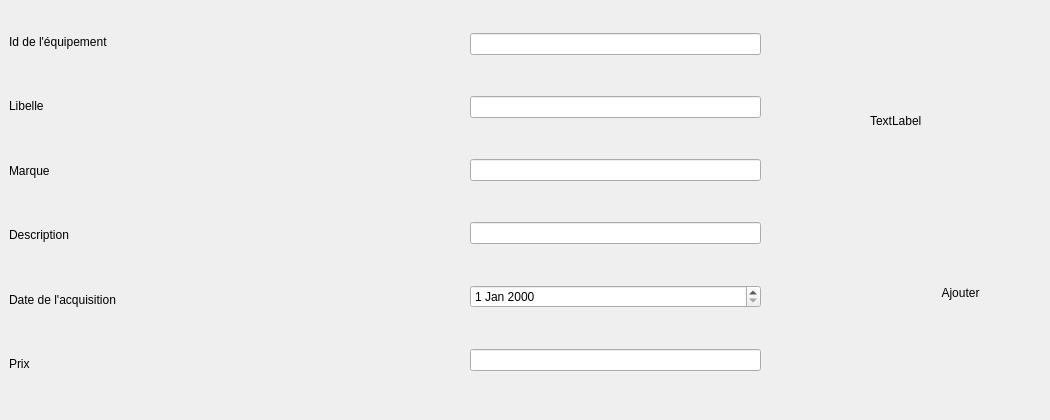
        <widget class="QWidget" name="tab_17">
         <attribute name="title">
          <string>Ajouter un équipement</string>
         </attribute>
         <widget class="QWidget" name="verticalLayoutWidget_13">
          <property name="geometry">
           <rect>
            <x>9</x>
            <y>12</y>
            <width>331</width>
            <height>381</height>
           </rect>
          </property>
          <layout class="QVBoxLayout" name="verticalLayout_13">
           <item>
            <widget class="QLabel" name="label_34">
             <property name="styleSheet">
              <string notr="true">font: 10pt &quot;MS Shell Dlg 2&quot;;
background-color: transparent;
background: none;
border: none;
background-repeat: none;</string>
             </property>
             <property name="text">
              <string>Id de l'équipement</string>
             </property>
            </widget>
           </item>
           <item>
            <widget class="QLabel" name="label_35">
             <property name="styleSheet">
              <string notr="true">font: 10pt &quot;MS Shell Dlg 2&quot;;
background-color: transparent;
background: none;
border: none;
background-repeat: none;
</string>
             </property>
             <property name="text">
              <string>Libelle</string>
             </property>
            </widget>
           </item>
           <item>
            <widget class="QLabel" name="label_36">
             <property name="styleSheet">
              <string notr="true">font: 10pt &quot;MS Shell Dlg 2&quot;;
background-color: transparent;
background: none;
border: none;
background-repeat: none;
</string>
             </property>
             <property name="text">
              <string>Marque</string>
             </property>
            </widget>
           </item>
           <item>
            <widget class="QLabel" name="label_37">
             <property name="styleSheet">
              <string notr="true">font: 10pt &quot;MS Shell Dlg 2&quot;;
background-color: transparent;
background: none;
border: none;
background-repeat: none;</string>
             </property>
             <property name="text">
              <string>Description</string>
             </property>
            </widget>
           </item>
           <item>
            <widget class="QLabel" name="label_38">
             <property name="styleSheet">
              <string notr="true">font: 10pt &quot;MS Shell Dlg 2&quot;;
background-color: transparent;
background: none;
border: none;
background-repeat: none;</string>
             </property>
             <property name="text">
              <string>Date de l'acquisition</string>
             </property>
            </widget>
           </item>
           <item>
            <widget class="QLabel" name="label_39">
             <property name="styleSheet">
              <string notr="true">font: 10pt &quot;MS Shell Dlg 2&quot;;
background-color: transparent;
background: none;
border: none;
background-repeat: none;</string>
             </property>
             <property name="text">
              <string>Prix</string>
             </property>
            </widget>
           </item>
          </layout>
         </widget>
         <widget class="QWidget" name="verticalLayoutWidget_14">
          <property name="geometry">
           <rect>
            <x>470</x>
            <y>-2</y>
            <width>291</width>
            <height>411</height>
           </rect>
          </property>
          <layout class="QVBoxLayout" name="verticalLayout_14">
           <item>
            <widget class="QLineEdit" name="le_ide_2"/>
           </item>
           <item>
            <widget class="QLineEdit" name="le_libelle_2"/>
           </item>
           <item>
            <widget class="QLineEdit" name="le_marque_2"/>
           </item>
           <item>
            <widget class="QLineEdit" name="le_description_2"/>
           </item>
           <item>
            <widget class="QDateEdit" name="p_ajouterdateacqui_2"/>
           </item>
           <item>
            <widget class="QLineEdit" name="le_prix_2"/>
           </item>
          </layout>
         </widget>
         <widget class="QPushButton" name="p_ajouterE_2">
          <property name="geometry">
           <rect>
            <x>890</x>
            <y>267</y>
            <width>141</width>
            <height>51</height>
           </rect>
          </property>
          <property name="styleSheet">
           <string notr="true">font: 10pt &quot;MS Shell Dlg 2&quot;;
background-color: transparent;
background: none;
border: none;
background-repeat: none;
border-image: url(:/new/prefix1/buttons_PNG167.png);</string>
          </property>
          <property name="text">
           <string>Ajouter</string>
          </property>
         </widget>
         <widget class="QLabel" name="DigitalClock1">
          <property name="geometry">
           <rect>
            <x>870</x>
            <y>80</y>
            <width>171</width>
            <height>81</height>
           </rect>
          </property>
          <property name="text">
           <string>TextLabel</string>
          </property>
         </widget>
        </widget>
